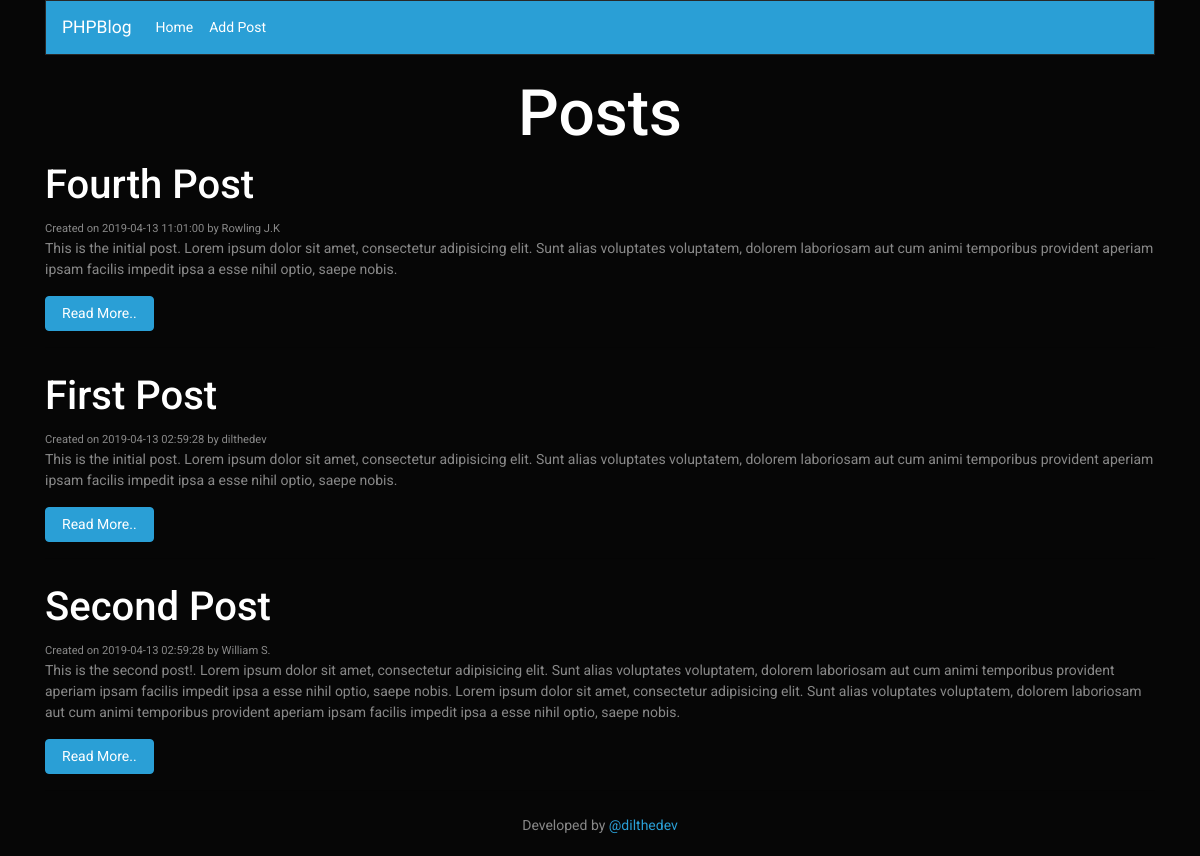
The page / on the database its author committed.
### tables this page shows
CREATE TABLE `post` (
  `id` int(11) NOT NULL,
  `title` varchar(255) NOT NULL,
  `body` text NOT NULL,
  `author` varchar(255) NOT NULL,
  `createdAt` timestamp NOT NULL DEFAULT CURRENT_TIMESTAMP
);

### index.php (the view, shortened to what this page needs)
<?php
	require('config/db.php');
	include('inc/header.php');
	$query = 'SELECT * FROM post ORDER BY createdAt DESC';
	$result = mysqli_query($conn, $query);
	$posts = mysqli_fetch_all($result, MYSQLI_ASSOC);
 ?>
	<br>
	<div class="container">
	<h1 class="text-center">Posts</h1>
	<?php foreach($posts as $post): ?>
			<div class="well">
				<h3><?php echo $post['title']; ?></h3>
				<small>Created on <?php echo $post['createdAt']; ?> by <?php echo $post['author']; ?></small>
				<p><?php echo $post['body']; ?></p>
				<a class="btn btn-primary" href="post.php?id=<?php echo $post['id']; ?>">Read More..</a>
				<hr>
			</div>
	<?php endforeach; ?>
	</div>
<?php include('inc/footer.php'); ?>

### inc/header.php (shortened to what this page needs)
<!DOCTYPE html>
<html lang="en">
<head>
	<link rel="stylesheet" href="bootstrap.min.css">
</head>
<body>
	<?php include('inc/navbar.php'); ?>

### inc/navbar.php (shortened to what this page needs)
<div class="container">
<nav class="navbar navbar-expand-lg navbar-dark bg-primary">
  <a class="navbar-brand" href="#">PHPBlog</a>
  <div class="collapse navbar-collapse" id="navbarColor01">
    <ul class="navbar-nav mr-auto">
      <li class="nav-item active">
        <a class="nav-link" href="http://localhost/PROJECTS/BT/DB/index.php">Home <span class="sr-only">(current)</span></a>
      </li>
       <li class="nav-item active">
        <a class="nav-link" href="http://localhost/PROJECTS/BT/DB/addpost.php">Add Post<span class="sr-only">(current)</span></a>
      </li>
    </ul>
  </div>
</nav>
</div>

### inc/footer.php (shortened to what this page needs)
	<footer class="text-center footer">
		Developed by <a target="_blank" href="https://github.com/dilthedev">@dilthedev</a>
		<br>
	</footer>
</body>
</html>

### inc/header.php (style rules this page uses)
body { margin-bottom: 20px; }
.well { padding-bottom: 8px; }

### rows shown on the page
post: title "Fourth Post", createdAt "2019-04-13 11:01:00", author "Rowling J.K", body "This is the initial post. Lorem ipsum dolor sit amet, consectetur adipisicing elit. Sunt alias voluptates voluptatem, dolorem laboriosam aut cum animi temporibus provident aperiam ipsam facilis impedit ipsa a esse nihil optio, saepe nobis."
post: title "First Post", createdAt "2019-04-13 02:59:28", author "dilthedev", body "This is the initial post. Lorem ipsum dolor sit amet, consectetur adipisicing elit. Sunt alias voluptates voluptatem, dolorem laboriosam aut cum animi temporibus provident aperiam ipsam facilis impedit ipsa a esse nihil optio, saepe nobis."
post: title "Second Post", createdAt "2019-04-13 02:59:28", author "William S.", body "This is the second post!. Lorem ipsum dolor sit amet, consectetur adipisicing elit. Sunt alias voluptates voluptatem, dolorem laboriosam aut cum animi temporibus provident aperiam ipsam facilis impedit ipsa a esse nihil optio, saepe nobis. Lorem ipsum dolor sit amet, consectetur adipisicing elit. Sunt alias voluptates voluptatem, dolorem laboriosam aut cum animi temporibus provident aperiam ipsam facilis impedit ipsa a esse nihil optio, saepe nobis."
